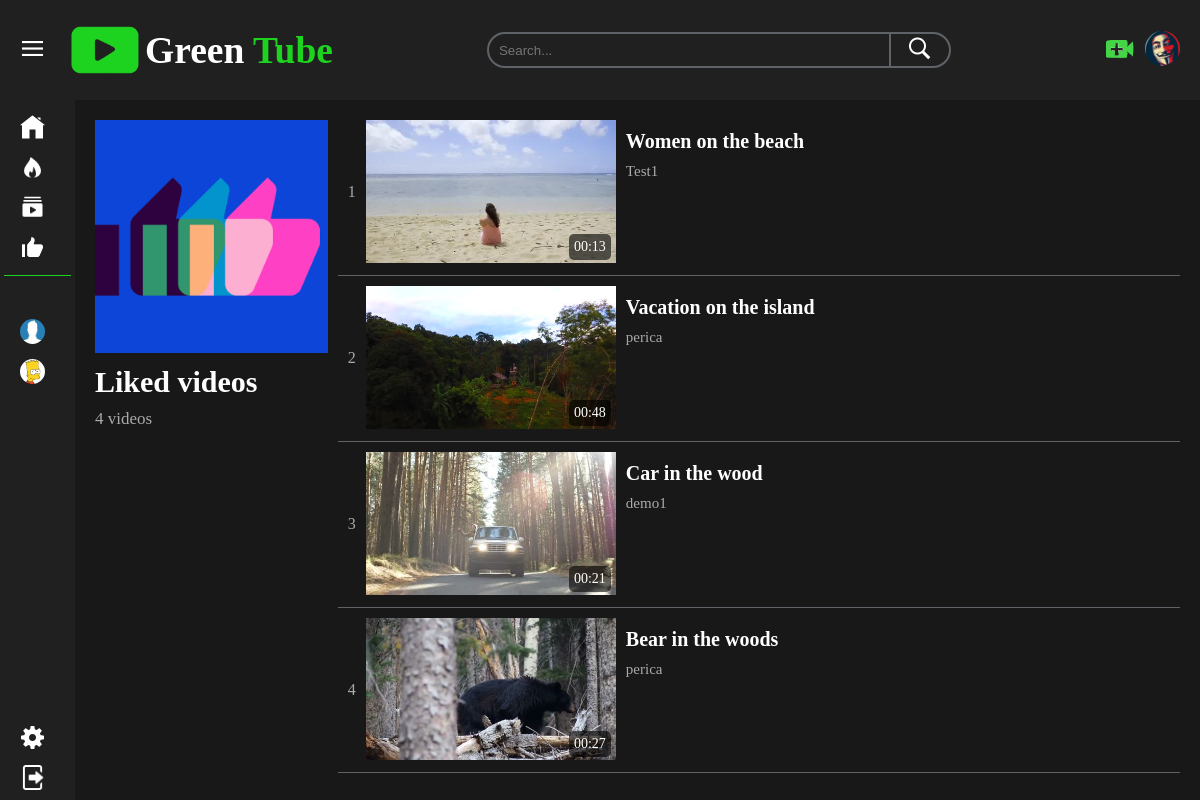
Screenshot of /pages/likedVideos (signed in) with the database file from the repository.
### tables this page shows
CREATE TABLE IF NOT EXISTS `users` (
  `userId` int(11) NOT NULL AUTO_INCREMENT,
  `firstName` varchar(25) NOT NULL,
  `lastName` varchar(25) NOT NULL,
  `username` varchar(25) NOT NULL,
  `email` varchar(150) NOT NULL,
  `password` varchar(255) NOT NULL,
  `signUpDate` datetime NOT NULL,
  `profilePic` text NOT NULL,
  `coverPic` text NOT NULL,
  `channelDesc` text,
  PRIMARY KEY (`userId`)
);

CREATE TABLE IF NOT EXISTS `videos` (
  `videoId` int(11) NOT NULL AUTO_INCREMENT,
  `uploadedBy` int(11) NOT NULL,
  `title` varchar(250) NOT NULL,
  `description` text NOT NULL,
  `category` int(11) NOT NULL,
  `privacy` int(11) NOT NULL,
  `comments` int(11) NOT NULL,
  `filePath` varchar(250) NOT NULL,
  `uploadDate` datetime NOT NULL,
  `views` int(11) NOT NULL DEFAULT '0',
  `duration` varchar(10) DEFAULT NULL,
  PRIMARY KEY (`videoId`)
);

CREATE TABLE IF NOT EXISTS `thumbnails` (
  `id` int(11) NOT NULL AUTO_INCREMENT,
  `videoId` int(11) NOT NULL,
  `filePath` varchar(250) NOT NULL,
  `selected` int(11) NOT NULL,
  PRIMARY KEY (`id`)
);

### app/controllers/Pages.php (called while the page is built, shortened)
<?php
class Pages extends Controller
{
	private $videoModel;
	private $subscriberModel;
	private $likeModel;
	public function __construct()
	{
	    $this->videoModel = $this->model('Video');
	    $this->subscriberModel = $this->model('Subscriber');
	    $this->likeModel = $this->model('Like');
	}
	public function LikedVideos()
	{
	    $subs = $this->subscriberModel->getSubscriptions();
	    $likesVideoIds = $this->likeModel->getLikesVideoId($_SESSION['user_id']);
	    $videos = array_map(function($videoId){
			return $this->videoModel->getLikedVideo($videoId->videoId);
		}, $likesVideoIds);
	    $data = [
	    	'title' => "Liked videos - " . SITENAME,
			'subs' => $subs,
			'totalVideos' => count($likesVideoIds),
			'videos' => $videos
	    ];
	    $this->view('pages/likedVideos', $data);
	}
}
 ?>

### app/core/Core.php (called while the page is built, shortened)
<?php
class Core
{
    protected $currentMethod = 'index';
    public function __construct()
    {
       $url = $this->getUrl();
       if (isset($url[0]) && file_exists('../app/controllers/' . ucwords($url[0]). '.php')) {
            unset($url[0]);
        }
        $this->currentController = new $this->currentController;
        if (isset($url[1])) {
            if (method_exists($this->currentController, $url[1])) {
                $this->currentMethod = $url[1];
                unset($url[1]);
            }
        }
        $this->params = $url ? array_values($url) : [];
        call_user_func_array([$this->currentController,$this->currentMethod], $this->params);
    }
    public function getUrl()
    {
        if (isset($_GET['url'])) {
            $url = rtrim($_GET['url'], '/');
            $url = filter_var($url, FILTER_SANITIZE_URL);
            $url = explode('/', $url);
            return $url;
        }
    }
}
 ?>

### public/index.php (called while the page is built, shortened)
<?php
$init = new Core();
 ?>

### app/helpers/helpers.php (called while the page is built, shortened)
<?php
function isLoggedIn(){
		return (isset($_SESSION['user_id'])) ? true : false;
}

### app/core/Database.php (called while the page is built, shortened)
<?php
class Database
{
    private $host = DB_HOST;
    private $user = DB_USER;
    private $pass = DB_PASS;
    private $dbname = DB_NAME;
    private $dbh;
    private $stmt;
    public function __construct()
    {
        $dsn = 'mysql:host=' . $this->host . ';dbname=' . $this->dbname;
        $options = [
        	PDO::ATTR_PERSISTENT => true,
        	PDO::ATTR_ERRMODE => PDO::ERRMODE_EXCEPTION
        ];
        try{
        	$this->dbh = new PDO($dsn, $this->user, $this->pass, $options);
        } catch (PDOException $e){
        	$this->error = $e->getMessage();
        	echo $this->error;
        }
    }
    public function query($sql)
    {
        $this->stmt = $this->dbh->prepare($sql);
    }
    public function bind($param, $value, $type = null)
    {
     	if (is_null($type))
     	{
     	   	switch (true)
     	   	{
     	   		case is_int($value):
     	   			$type = PDO::PARAM_INT;
     	   			break;
     	   	}
     	}
     	$this->stmt->bindValue($param, $value, $type);
    }
    public function execute()
    {
        return $this->stmt->execute();
    }
    public function resultSet()
    {
        $this->execute();
        return $this->stmt->fetchAll(PDO::FETCH_OBJ);
    }
    public function single()
    {
        $this->execute();
        return $this->stmt->fetch(PDO::FETCH_OBJ);
    }
}
 ?>

### app/models/Subscriber.php (called while the page is built, shortened)
<?php
class Subscriber
{
	private $db;
  public function __construct()
  {
    $this->db = new Database;
  }
  public function getSubscriptions()
  {
    $userFrom = $_SESSION['user_id'] ?? null;
    $this->db->query("SELECT u.userId, u.username, u.profilePic FROM subscribers AS s INNER JOIN users AS u ON s.userToId = u.userId WHERE s.userFromId = :userFrom");
    $this->db->bind(':userFrom', $userFrom);
    return $this->db->resultSet();
  }
}
 ?>

### app/models/Video.php (called while the page is built, shortened)
<?php
class Video
{
	private $db;
  	public function __construct()
	{
		$this->db = new Database;
	}
	public function getLikedVideo($videoId)
	{
	    $this->db->query("SELECT v.videoId, v.title, v.duration, t.filePath as thumbPath, u.username, u.userId FROM videos as v inner join thumbnails as t on v.videoId = t.videoId and t.selected = 1 inner join users as u on v.uploadedBy = u.userId WHERE v.privacy = 0 AND v.videoId = :videoId");
	    $this->db->bind(':videoId', $videoId);
	    return $this->db->single();
	}
}
 ?>

### app/models/Like.php (called while the page is built, shortened)
<?php
class Like
{
	private $db;
  public function __construct()
  {
      $this->db = new Database;
  }
  public function getLikesVideoId($userId)
  {
      $this->db->query("SELECT videoId FROM likes WHERE userId = :userId AND commentId = 0 ORDER BY likeId DESC");
      $this->db->bind(':userId', $userId);
      return $this->db->resultSet();
  }
}
 ?>

### app/views/pages/likedVideos.php (the view, shortened to what this page needs)
<?php $this->view('inc/header', $data); ?>
<main class="content">
  <div class="likedVideosContent">
    <div class="left">
      <img src="<?= URLROOT; ?>/assets/images/icons/liked-videos.png" alt="liked videos image">
      <div>
        <h3>Liked videos</h3>
        <p><?= $data['totalVideos']; ?> videos</p>
      </div>
    </div>
    <div class="right">
      <?php
        $i = 1;
        foreach($data['videos'] as $video):
      ?>
        <div class="videoItem">
          <div class="number">
            <p><?= $i; ?></p>
          </div>
          <a href="<?= URLROOT; ?>/watch/<?= $video->videoId; ?>">
            <div class="videoThumbnail">
              <img class="thumbnail" src="<?= URLROOT . '/' . $video->thumbPath; ?>" alt="thumbnail">
              <div class="duration">
                <span><?= $video->duration; ?></span>
              </div>
            </div>
          </a>
          <div class="videoDetails">
            <a class="videoTitle" href="<?= URLROOT; ?>/watch/<?= $video->videoId; ?>"><?= $video->title; ?></a>
            <a title="<?= $video->username; ?>" class="channelName" href="<?= URLROOT; ?>/profiles/<?= $video->username; ?>"><?= $video->username; ?></a>
          </div>
        </div>
      <?php
        $i++;
        endforeach;
      ?>
    </div>
  </div>
</main>

### app/views/inc/header.php (shortened to what this page needs)
<!DOCTYPE html>
<html lang="en">
<head>
  <link rel="stylesheet" href="<?= URLROOT; ?>/assets/scss/style.css">
</head>
<body>
  <nav class="nav">
    <div class="nav__left">
      <button class="menuIcon">
        <img src="<?= URLROOT; ?>/assets/images/icons/menu.png" alt="menu icon">
      </button>
      <a href="<?= URLROOT; ?>" class="logo">
        <img src="<?= URLROOT; ?>/assets/images/icons/logo.png" alt="logo">
        <h1>Green <span>Tube</span></h1>
      </a>
    </div>
    <div class="nav__center">
      <form action="<?= URLROOT . '/searches/'?>" method="POST">
        <input type="text" class="searchBar" name="term" placeholder="Search...">
        <button class="searchButton">
          <img src="<?= URLROOT; ?>/assets/images/icons/search.png" alt="search icon">
        </button>
      </form>
    </div>
    <div class="nav__right">
      <?php if(isLoggedIn()): ?>
        <a href="<?=URLROOT;?>/VideosUploads/" title="Upload video" class="uploadBtn">
          <img class="upload" src="<?= URLROOT; ?>/assets/images/icons/upload-icon.png" alt="upload icon">
        </a>
        <div class="dropdown">
          <button data-urlroot="<?= URLROOT; ?>" data-userId="<?= $_SESSION['user_id']; ?>" class="dropBtn" title='<?= $_SESSION['username']; ?>'>
            <img class="userIcon" src='<?= URLROOT . $_SESSION['profile_pic']; ?>' class='profilePicture'>
          </button>
        </div>
      <?php else: ?>
        <a class="signInBtn" href="<?=URLROOT;?>/users/signin">
          <img src="<?= URLROOT; ?>/assets/images/icons/user.png">Sign In
        </a>
      <?php endif; ?>
    </div>
  </nav>
  <div class="container">
    <aside class="sidebar">
      <div class="sidebar__top">
        <ul class="sidebarList">
          <li class="sidebarListItem">
            <a href="<?= URLROOT; ?>" class="sidebarLink" title="Home">
              <img src="<?= URLROOT; ?>/assets/images/icons/home.png" alt="Home icon">
            </a>
          </li>
          <li class="sidebarListItem">
            <a href="<?= URLROOT; ?>/pages/trending" class="sidebarLink" title="Trending">
              <img src="<?= URLROOT; ?>/assets/images/icons/trending.png" alt="trending icon">
            </a>
          </li>
          <li class="sidebarListItem">
            <a href="<?= URLROOT; ?>/pages/subscriptions" class="sidebarLink" title="Subscriptions">
              <img src="<?= URLROOT; ?>/assets/images/icons/subscribe.png" alt="subscribe icon">
            </a>
          </li>
          <li class="sidebarListItem">
            <a href="<?= URLROOT; ?>/pages/likedVideos" class="sidebarLink" title="Liked Videos">
              <img src="<?= URLROOT; ?>/assets/images/icons/like.png" alt="like video icon">
            </a>
          </li>
        </ul>
      </div>
      <?php if(isLoggedIn()): ?>
        <hr>
        <div class="sidebar__middle">
          <ul class="sidebarList">
            <?php foreach ($data['subs'] as $sub) : ?>
              <li class="sidebarListItem">
                <a href="<?= URLROOT; ?>/profiles/<?= $sub->username; ?>" class="sidebarLink" title="<?= $sub->username; ?>">
                  <img class="subsIcon" src="<?= URLROOT . $sub->profilePic; ?>" alt="user icon">
                </a>
              </li>
            <?php endforeach; ?>
          </ul>
        </div>
        <div class="sidebar__bottom">
          <ul class="sidebarList">
            <li class="sidebarListItem">
              <a href="<?= URLROOT; ?>/users/settings/<?= $_SESSION['user_id']; ?>" class="sidebarLink" title="Settings">
                <img src="<?= URLROOT; ?>/assets/images/icons/settings.png" alt="settings icon">
              </a>
            </li>
            <li class="sidebarListItem">
              <a href="<?= URLROOT; ?>/users/logout" class="sidebarLink" title="Logout">
                <img src="<?= URLROOT; ?>/assets/images/icons/logout.png" alt="logout icon">
              </a>
            </li>
          </ul>
        </div>
      <?php endif; ?>
    </aside>

### public/assets/scss/style.css (style rules this page uses)
* { padding: 0; margin: 0; box-sizing: border-box; outline: none; text-decoration: none; list-style: none; }
html { font-size: 62.5%; }
body { background-color: #181818; color: #fff; }
a { color: #fff; }
button { background-color: transparent; border: none; cursor: pointer; color: #fff; }
img { width: 100%; }
.container { display: flex; }
.sidebarList { margin: 0; padding: 0; display: flex; flex-direction: column; align-items: center; font-size: 1.6rem; }
.sidebarListItem { width: 100%; margin-bottom: 0.5rem; }
.sidebarLink { display: flex; width: 100%; padding: 0.5rem 0; align-items: center; padding-left: 2rem; }
.sidebarLink img { width: 2.5rem; height: 2.5rem; flex-shrink: 0; }
.sidebarLink .subsIcon { border-radius: 50%; }
main.content { width: 100%; overflow: hidden; }
.videoItem .videoThumbnail .duration { position: absolute; bottom: 0.5rem; right: 0.5rem; font-size: 1.4rem; background-color: rgba(0, 0, 0, 0.6); padding: 0.5rem; border-radius: 0.5rem; }
.nav { display: flex; align-items: center; justify-content: space-between; flex-direction: row; padding: 1rem 2rem; background-color: #202020; position: -webkit-sticky; position: sticky; top: 0; z-index: 10; height: 10rem; }
.nav__left { display: flex; align-items: center; }
.nav__left .menuIcon { width: 2.5rem; margin-right: 2rem; }
.nav__left .menuIcon img { width: 100%; }
.nav__left .logo { display: flex; align-items: center; font-size: 2.5rem; }
.nav__left .logo img { width: 8rem; }
.nav__left .logo h1 span { color: #1dd320; }
.nav__center form { display: flex; align-items: center; border: 0.2rem solid #5f6368; border-radius: 2.5rem; transition: border-color 0.4s; }
.nav__center form input { width: 40rem; height: 3.2rem; padding: 0.8rem 1rem; border: none; background-color: transparent; color: #fff; }
.nav__center form .searchButton { width: 6rem; height: 3.2rem; border-left: solid 0.2rem #5f6368; border-top-right-radius: 2.5rem; border-bottom-right-radius: 2.5rem; transition: background-color 0.4s; }
.nav__center form .searchButton img { width: 2.5rem; height: 2.5rem; }
.nav__right { display: flex; align-items: center; }
.nav__right img { width: 3rem; }
.nav__right .userIcon { width: 3.5rem; border-radius: 50%; margin-left: 1rem; }
.nav__right .dropdown { position: relative; display: inline-block; }
.sidebar { width: 7.5rem; background-color: #202020; display: flex; align-items: center; justify-content: stretch; flex-direction: column; height: calc(100vh - 10rem); overflow: hidden; flex-shrink: 0; padding-top: 1rem; position: -webkit-sticky; position: sticky; top: 10rem; left: 0; transition: width 0.2s ease-in-out; }
.sidebar hr { width: 90%; margin: 0.5rem 0; border: none; height: 0.1rem; background-color: #1dd320; }
.sidebar__top, .sidebar__middle, .sidebar__bottom { width: 100%; }
.sidebar__middle { flex-grow: 1; overflow-y: auto; overflow-x: hidden; margin-bottom: 1rem; scrollbar-color: #1dd320 #202020; scrollbar-width: thin; }
.likedVideosContent { padding: 2rem; display: flex; }
.likedVideosContent .left { margin-right: 1rem; }
.likedVideosContent .left img { max-width: 30rem; min-width: 15rem; }
.likedVideosContent .left h3 { font-size: 3rem; margin: 1rem 0; }
.likedVideosContent .left p { font-size: 1.7rem; color: #aaa; }
.likedVideosContent .right { width: 100%; }
.likedVideosContent .right .videoItem { display: flex; margin-bottom: 1rem; padding-bottom: 1rem; border-bottom: 0.1rem solid #5f6368; }
.likedVideosContent .right .videoItem .number { font-size: 1.6rem; display: flex; align-items: center; padding: 0 1rem; color: #aaa; }
.likedVideosContent .right .videoItem .videoThumbnail { width: 25rem; position: relative; }
.likedVideosContent .right .videoItem .videoDetails { display: flex; flex-direction: column; padding: 1rem; }
.likedVideosContent .right .videoItem .videoDetails .videoTitle { font-size: 2rem; margin-bottom: 1rem; font-weight: bold; }
.likedVideosContent .right .videoItem .videoDetails .channelName { font-size: 1.5rem; color: #aaa; }

### rows the page displays
users: profilePic (picture)
users: profilePic (picture)
videos: thumbnails.filePath (picture), duration "00:13", title "Women on the beach", users.username "Test1"
videos: thumbnails.filePath (picture), duration "00:48", title "Vacation on the island", users.username "perica"
videos: thumbnails.filePath (picture), duration "00:21", title "Car in the wood", users.username "demo1"
videos: thumbnails.filePath (picture), duration "00:27", title "Bear in the woods", users.username "perica"

### other values shown
$data['totalVideos'] "4"
